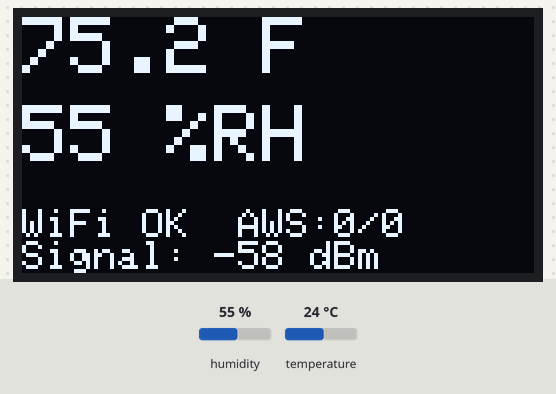
Recording of a sketch running on a simulated ESP32. On the bench: 128×64 one-colour display. The inputs (shaded band) are chosen by the test bench; at power-on: humidity 55 %, temperature 24 °C. WiFi joins after 1.5 s; servers stay silent unless stated; uploads are accepted with an empty reply; what the sketch prints to the serial monitor is not drawn.

Above: at 3.2 s.
3.3 s: humidity set to 22 %
At 7.2 s:
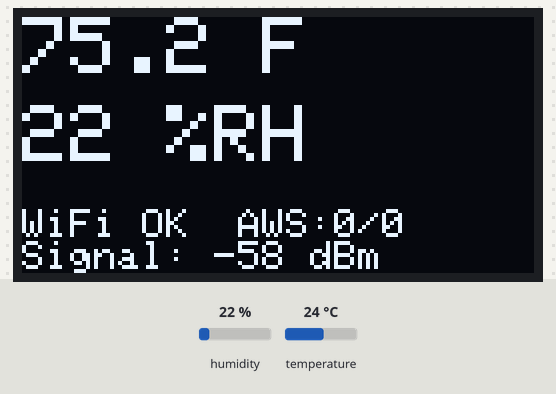
8.1 s: temperature set to 12 °C
At 11.5 s:
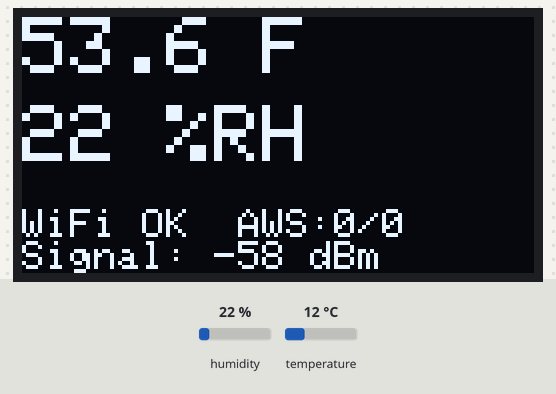
12.9 s: humidity set to 40 %
At 14.5 s:
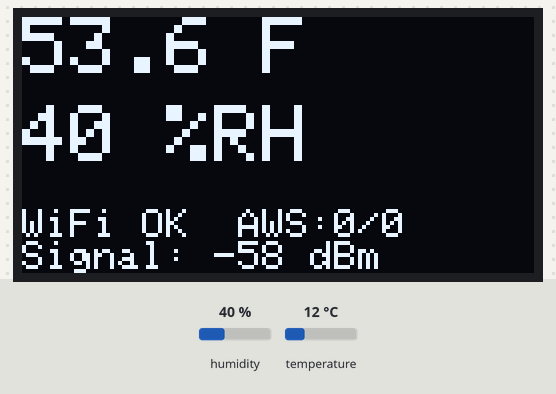
17.7 s: temperature set to 19 °C
At 18.8 s:
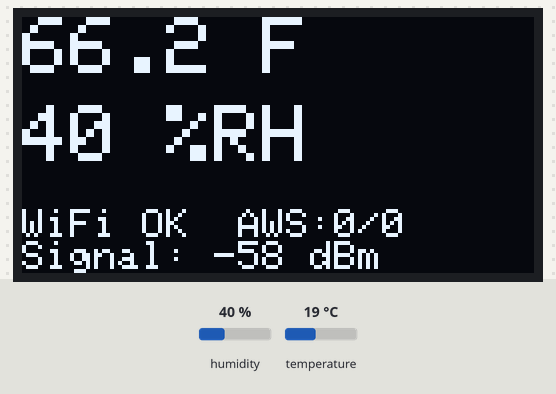
Timing chart, 0 to 20.7 s (numbered marks = the images above; inputs shaded):
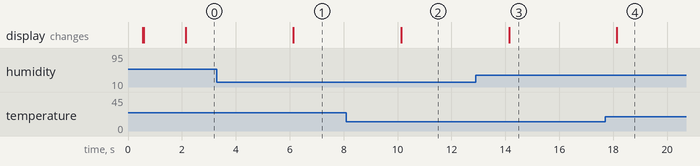

The sketch:

weather_station.ino
```cpp
// =============================================================================
// Weather IoT — ESP32 sketch
// =============================================================================
// Reads DHT11 every 2s, displays on OLED, sends to AWS Lambda every 30s.
// Device ID is hardcoded as "esp32poc001".
//
// WIRING:
//   DHT11:
//     VCC  -> ESP32 3V3
//     GND  -> ESP32 GND
//     DATA -> ESP32 GPIO 4
//   OLED (0.96" SSD1306, I2C):
//     VCC  -> ESP32 3V3
//     GND  -> ESP32 GND
//     SDA  -> ESP32 GPIO 21
//     SCL  -> ESP32 GPIO 22
//
// LIBRARIES (install via Arduino Library Manager):
//   - DHT sensor library by Adafruit
//   - Adafruit Unified Sensor (auto-suggested)
//   - Adafruit SSD1306
//   - Adafruit GFX Library (auto-suggested)
//   - ArduinoJson by Benoit Blanchon
// =============================================================================

#include <WiFi.h>
#include <HTTPClient.h>
#include <WiFiClientSecure.h>
#include <ArduinoJson.h>
#include <Wire.h>
#include <Adafruit_GFX.h>
#include <Adafruit_SSD1306.h>
#include <DHT.h>


// =============================================================================
// CONFIG  --  EDIT THESE THREE LINES
// =============================================================================
const char* WIFI_SSID     = "YOUR_WIFI_NAME";
const char* WIFI_PASSWORD = "YOUR_WIFI_PASSWORD";
const char* LAMBDA_URL    = "https://YOUR_LAMBDA_URL.lambda-url.us-east-2.on.aws/";


// =============================================================================
// CONSTANTS (no need to change)
// =============================================================================
const char* DEVICE_ID = "esp32poc001";       // hardcoded per requirements

const unsigned long DISPLAY_INTERVAL_MS = 2000;     // refresh OLED every 2s
const unsigned long SEND_INTERVAL_MS    = 30000;    // send to AWS every 30s

#define SCREEN_WIDTH   128
#define SCREEN_HEIGHT  64
#define OLED_ADDRESS   0x3C
#define DHT_PIN        4
#define DHT_TYPE       DHT11


// =============================================================================
// GLOBALS
// =============================================================================
Adafruit_SSD1306 display(SCREEN_WIDTH, SCREEN_HEIGHT, &Wire, -1);
DHT              dht(DHT_PIN, DHT_TYPE);

unsigned long lastDisplayMs = 0;
unsigned long lastSendMs    = 0;
float lastTempF    = NAN;
float lastHumidity = NAN;
int   sendOK   = 0;
int   sendFail = 0;


// =============================================================================
// setup()
// =============================================================================
void setup() {
  Serial.begin(115200);
  delay(500);
  Serial.println("\n=== Weather IoT — ESP32 ===");
  Serial.printf("Device ID: %s\n", DEVICE_ID);

  // --- Sensor ---
  dht.begin();

  // --- OLED ---
  if (!display.begin(SSD1306_SWITCHCAPVCC, OLED_ADDRESS)) {
    Serial.println("OLED init failed — check wiring");
    while (true) { delay(1000); }
  }
  display.clearDisplay();
  display.setTextColor(SSD1306_WHITE);
  display.setTextSize(1);
  display.setCursor(0, 0);
  display.println("Booting...");
  display.display();

  // --- WiFi ---
  connectWiFi();
}


// =============================================================================
// connectWiFi()
// =============================================================================
void connectWiFi() {
  Serial.printf("Connecting WiFi: %s\n", WIFI_SSID);

  display.clearDisplay();
  display.setCursor(0, 0);
  display.println("WiFi...");
  display.println(WIFI_SSID);
  display.display();

  WiFi.mode(WIFI_STA);
  WiFi.begin(WIFI_SSID, WIFI_PASSWORD);

  unsigned long start = millis();
  while (WiFi.status() != WL_CONNECTED && millis() - start < 20000) {
    delay(500);
    Serial.print(".");
  }
  Serial.println();

  if (WiFi.status() == WL_CONNECTED) {
    Serial.printf("Connected. IP: %s\n", WiFi.localIP().toString().c_str());
  } else {
    Serial.println("WiFi connect failed (will retry in loop)");
  }
}


// =============================================================================
// sendToLambda()
// =============================================================================
bool sendToLambda(float tempF, float humidity) {
  if (WiFi.status() != WL_CONNECTED) {
    Serial.println("Skip send: no WiFi");
    return false;
  }

  // Build JSON payload
  StaticJsonDocument<200> doc;
  doc["device_id"] = DEVICE_ID;
  doc["temp_f"]    = tempF;
  doc["humidity"]  = humidity;
  doc["ts"]        = millis();

  String payload;
  serializeJson(doc, payload);
  Serial.printf("→ %s\n", payload.c_str());

  // HTTPS POST
  WiFiClientSecure client;
  client.setInsecure();             // skip cert validation (OK for learning)

  HTTPClient https;
  https.begin(client, LAMBDA_URL);
  https.addHeader("Content-Type", "application/json");
  https.setTimeout(10000);

  int code = https.POST(payload);
  bool ok = false;

  if (code > 0) {
    Serial.printf("← HTTP %d\n", code);
    if (code == 200) {
      String resp = https.getString();
      Serial.printf("← %s\n", resp.c_str());
      ok = true;
    } else {
      String resp = https.getString();
      Serial.printf("← error body: %s\n", resp.c_str());
    }
  } else {
    Serial.printf("← HTTPS error: %s\n", https.errorToString(code).c_str());
  }

  https.end();
  return ok;
}


// =============================================================================
// updateDisplay()
// =============================================================================
void updateDisplay(float tempF, float humidity) {
  display.clearDisplay();

  // Temperature, large
  display.setTextSize(2);
  display.setCursor(0, 0);
  if (isnan(tempF)) {
    display.println("-- F");
  } else {
    display.print(tempF, 1);
    display.println(" F");
  }

  // Humidity
  display.setCursor(0, 22);
  if (isnan(humidity)) {
    display.println("-- %");
  } else {
    display.print(humidity, 0);
    display.println(" %RH");
  }

  // Status line, small
  display.setTextSize(1);
  display.setCursor(0, 48);
  if (WiFi.status() == WL_CONNECTED) {
    display.printf("WiFi OK  AWS:%d/%d", sendOK, sendOK + sendFail);
  } else {
    display.println("WiFi disconnected");
  }

  display.setCursor(0, 56);
  display.printf("Signal: %d dBm", WiFi.RSSI());

  display.display();
}


// =============================================================================
// loop()
// =============================================================================
void loop() {

  // 1. Reconnect WiFi if dropped
  if (WiFi.status() != WL_CONNECTED) {
    static unsigned long lastRetry = 0;
    if (millis() - lastRetry > 30000) {
      lastRetry = millis();
      Serial.println("Reconnecting WiFi...");
      connectWiFi();
    }
  }

  // 2. Read sensor + refresh display every 2 seconds
  if (millis() - lastDisplayMs >= DISPLAY_INTERVAL_MS) {
    lastDisplayMs = millis();

    float tempC    = dht.readTemperature();
    float humidity = dht.readHumidity();

    if (!isnan(tempC) && !isnan(humidity)) {
      lastTempF    = tempC * 9.0 / 5.0 + 32.0;
      lastHumidity = humidity;
    } else {
      Serial.println("DHT read failed (keeping last good values)");
    }

    updateDisplay(lastTempF, lastHumidity);
  }

  // 3. Send to AWS every 30 seconds
  if (millis() - lastSendMs >= SEND_INTERVAL_MS) {
    lastSendMs = millis();
    if (!isnan(lastTempF) && !isnan(lastHumidity)) {
      bool ok = sendToLambda(lastTempF, lastHumidity);
      if (ok) sendOK++;
      else    sendFail++;
    }
  }
}
```

Measured:
- after the input at 3.3 s, the display: changes after 2.8 s (image 1)
- after the input at 8.1 s, the display: changes after 2.0 s (image 2)
- after the input at 12.9 s, the display: changes after 1.2 s (image 3)
- after the input at 17.7 s, the display: changes after 0.44 s (image 4)
